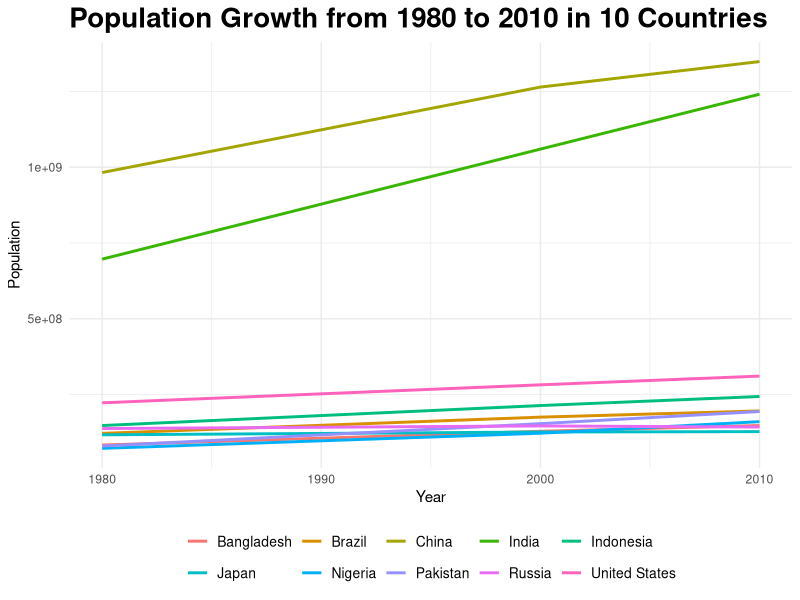

Generate this figure with R:
## ---- chunk 1

library(tidyverse)
library(ggplot2)
library(tidyr)
## ---- chunk 2
x <- read_csv("2024Populations.csv")

long_data <- pivot_longer(x, cols = starts_with("pop"), names_to = "year", values_to = "population")

long_data$year <- as.numeric(gsub("pop", "", long_data$year))
filtered_data <- subset(long_data, year <= 2010)

top_countries <- x %>% 
  arrange(desc(pop2010)) %>%
  slice(1:10) %>%
  pull(country)

subset_data <- filter(filtered_data, country %in% top_countries)


ggplot(subset_data, aes(x = year, y = population, color = country, group = country)) +
  geom_line(linewidth = 1) +
  labs(title = "Population Growth from 1980 to 2010 in 10 Countries",
       x = "Year",
       y = "Population") +
  theme_minimal() +
  theme(plot.title = element_text(size = 20, face = "bold"),
        legend.title = element_blank(),
        legend.position = "bottom",
        legend.text = element_text(size = 10)) +
  guides(color = guide_legend(nrow = 2, byrow = TRUE))

